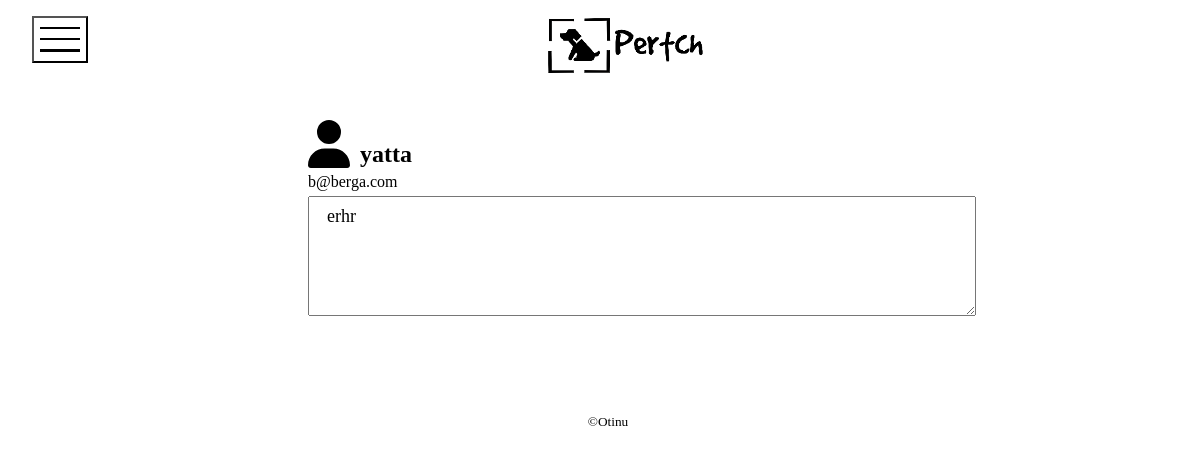
/owner/detail/25 (signed in), run on the app's committed database.
### ownerApp/models.py (models this page shows)
class Owner(AbstractUser, models.Model):
    USERNAME_FIELD = "username"
    REQUIRED_FIELDS = ["contact", "created_at", "updated_at"]
    class Meta:
        db_table = "owner"
    username = models.CharField(max_length=20, unique=True)
    password = models.TextField()
    contact = models.EmailField(max_length=30, unique=True)
    sub_contact = models.CharField(max_length=30)
    message = models.TextField()
    now = datetime.datetime.now()
    created_at = models.DateTimeField(default=now)
    updated_at = models.DateTimeField(default=now)

### ownerApp/views.py (the view)
# urls.py: path("detail/<int:id>", detail, name="detail"),
@login_required
def detail(request, id):
    try:
        owner = Owner.objects.get(pk=id)
        pet_list = owner.petmodel_set.all()  # type: ignore
        return render(
            request,
            "owner/detail.html",
            {"owner": owner, "pet_list": pet_list},
        )
    except Owner.DoesNotExist:
        traceback.format_exc()
        return render(
            request,
            "pet/index.html",
            {"error_message": "予期せぬエラーが発生しました\n管理者にご確認ください"},
        )

### templates/owner/detail.html (shortened to what this page needs)
{% extends "base.html" %}
{% load static %}
{% block extra_css %}
<link rel="stylesheet" href="{% static 'css/owner/show.css' %}">
<link rel="stylesheet" href="{% static 'css/header.css' %}">
<link rel="stylesheet" href="https://use.fontawesome.com/releases/v6.2.1/css/all.css" />
{% endblock extra_css %}
{% block header %}
{% include "_header.html" %}
{% endblock header %}
{% block main %}
<div class="body-container">
    <div id="owner-info-area">
        <div></div>
        <div id="name-area">
            <i class="fa-solid fa-user fa-3x"></i>
            <h2 id="owner-name">{{ owner.username }}</h2>
        </div>
        <div></div>
        <p id="owner-contact">{{ owner.contact }}</p>
        <div></div>
        <div></div>
        <textarea readonly>{{ owner.message }}</textarea>
    </div>
    {% endblock main %}

### static/css/owner/show.css (style rules this page uses)
textarea { resize: vertical; max-width: 70%; min-height: 100px; max-height: 168px; padding: 1% 2%; font-size: large; font-family: serif; }
.body-container { position: absolute; top: 15vh; width: 100%; height: 100%; }
#owner-info-area { display: grid; justify-content: center; grid-template-columns: 1fr 3fr; }
#name-area { display: flex; }
#owner-name { margin: auto 0 0 10px; }
#owner-contact { margin: 5px 0 0 0; }

### data on the page
Owner: username "yatta", contact "b@berga.com", message "erhr"
